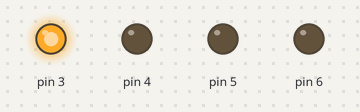
Simulated run of this sketch. Board: Arduino Uno, built with avr-gcc and run on an emulated ATmega328P. On the bench: output pins drawn as LEDs (lit = HIGH).

Above: at 0.2 s.
At 1.2 s:
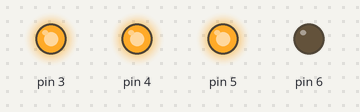
At 1.7 s:
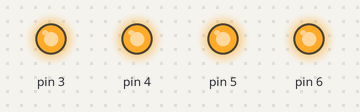
At 2.2 s:
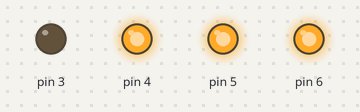
At 3.2 s:
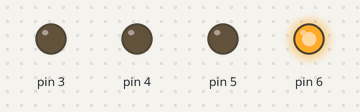
At 4.7 s:
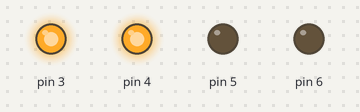
Timing chart, 0 to 5.2 s (numbered marks = the images above):
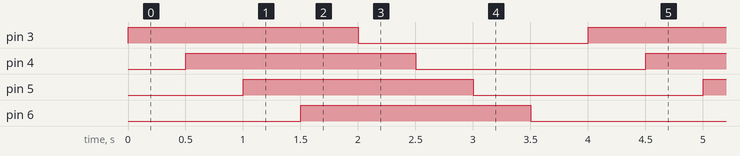

The sketch:

RelayActuatorManualNoRF.ino
```cpp
void setup()
{
  pinMode(3, OUTPUT);
  pinMode(4, OUTPUT);
  pinMode(5, OUTPUT);
  pinMode(6, OUTPUT);

  digitalWrite(3,LOW);
  digitalWrite(4,LOW);
  digitalWrite(5,LOW);
  digitalWrite(6,LOW);
}

void loop()
{
    for( int i=3;i<=6;i++){
      digitalWrite(i,HIGH);
      delay(500);

    }
    for( int i=3;i<=6;i++){
      digitalWrite(i,LOW);
      delay(500);
    }
}
```

Measured:
- by itself, pin 3–6: alternates HIGH for 2.0 s and LOW for 2.0 s
- by itself, everything shown: repeats every 4.0 s, in 8 steps
